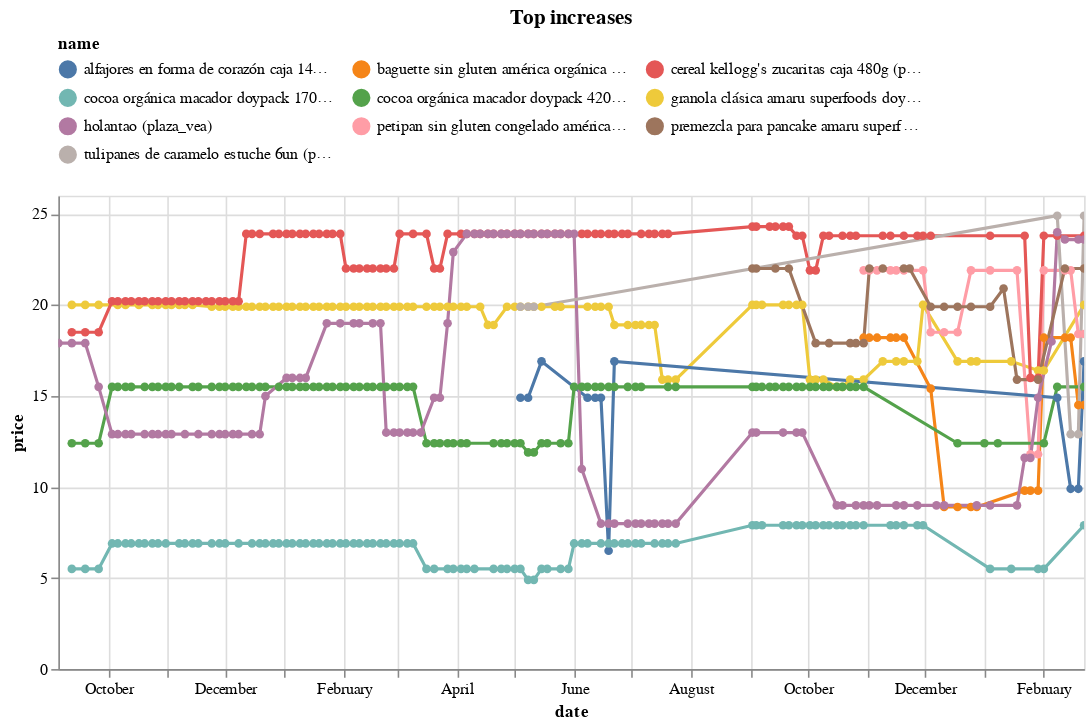

Write notebook code for a chart like this one.
### Code cell
(top_changes
 .sort_values('change')
 .tail(10)
 .pipe(plot_changes, 'Top increases')
)

### Figure 1 — Vega-Lite specification as saved in the notebook (floating-point values rounded to 4 significant figures; data arrays with more than 128 entries replaced by an {"elided": "..."} marker saying what was removed)
{"config": {"view": {"continuousWidth": 300, "continuousHeight": 300}, "legend": {"columns": 3, "orient": "top"}}, "data": {"name": "data-4e69d12d818352eb9daba6c4f9e8c763"}, "mark": {"type": "line", "point": true}, "encoding": {"color": {"field": "name", "scale": {"domain": ["alfajores en forma de corazón caja 14un (plaza_vea)", "baguette sin gluten américa orgánica bolsa 2un (plaza_vea)", "cereal kellogg's zucaritas caja 480g (plaza_vea)", "cocoa orgánica macador doypack 170g (plaza_vea)", "cocoa orgánica macador doypack 420g (plaza_vea)", "granola clásica amaru superfoods doypack 200g (plaza_vea)", "holantao (plaza_vea)", "petipan sin gluten congelado américa orgánica bolsa 8un (plaza_vea)", "premezcla para pancake amaru superfoods mix clásica caja 350g (plaza_vea)", "tulipanes de caramelo estuche 6un (plaza_vea)"]}, "type": "nominal"}, "tooltip": [{"field": "name", "type": "nominal"}, {"field": "price", "type": "quantitative"}, {"field": "last_price", "type": "quantitative"}], "x": {"field": "date", "type": "temporal"}, "y": {"field": "price", "type": "quantitative"}}, "params": [{"name": "param_5", "select": {"type": "point", "fields": ["name"]}, "bind": "legend"}, {"name": "param_6", "select": {"type": "interval", "encodings": ["x", "y"]}, "bind": "scales"}], "title": "Top increases", "transform": [{"filter": {"param": "param_5"}}], "width": 650, "$schema": "https://vega.github.io/schema/vega-lite/v5.16.3.json", "datasets": {"data-4e69d12d818352eb9daba6c4f9e8c763": {"elided": "592 records"}}}
